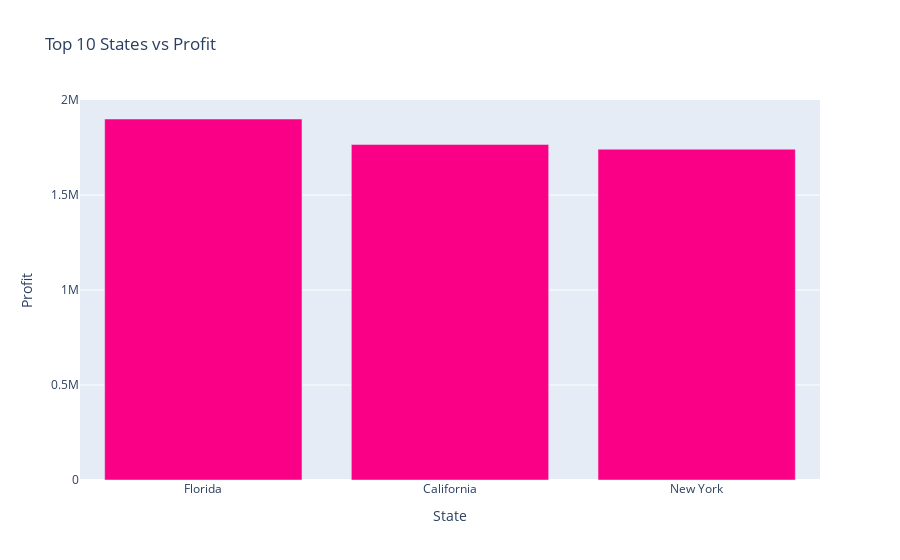

The notebook cell saved with this chart:
### Code cell
state_sales = df.groupby("State")["Profit"].sum().sort_values(ascending=False).head(10).reset_index()
fig = px.bar(state_sales, x="State", y="Profit", title="Top 10 States vs Profit", color_discrete_sequence=px.colors.qualitative.Alphabet_r)
fig.show()
#Florida being the Highest profitable state

### Figure 1 — Plotly figure (JSON) as saved in the notebook; plotly's stock layout.template omitted (floating-point values rounded to 4 significant figures)
{"data": [{"hovertemplate": "State=%{x}<br>Profit=%{y}<extra></extra>", "legendgroup": "", "marker": {"color": "#FA0087", "pattern": {"shape": ""}}, "name": "", "orientation": "v", "showlegend": false, "textposition": "auto", "type": "bar", "x": ["Florida", "California", "New York"], "xaxis": "x", "y": [1900000.0, 1766000.0, 1742000.0], "yaxis": "y"}], "layout": {"barmode": "relative", "legend": {"tracegroupgap": 0}, "title": {"text": "Top 10 States vs Profit"}, "xaxis": {"anchor": "y", "domain": [0, 1], "title": {"text": "State"}}, "yaxis": {"anchor": "x", "domain": [0, 1], "title": {"text": "Profit"}}}}
